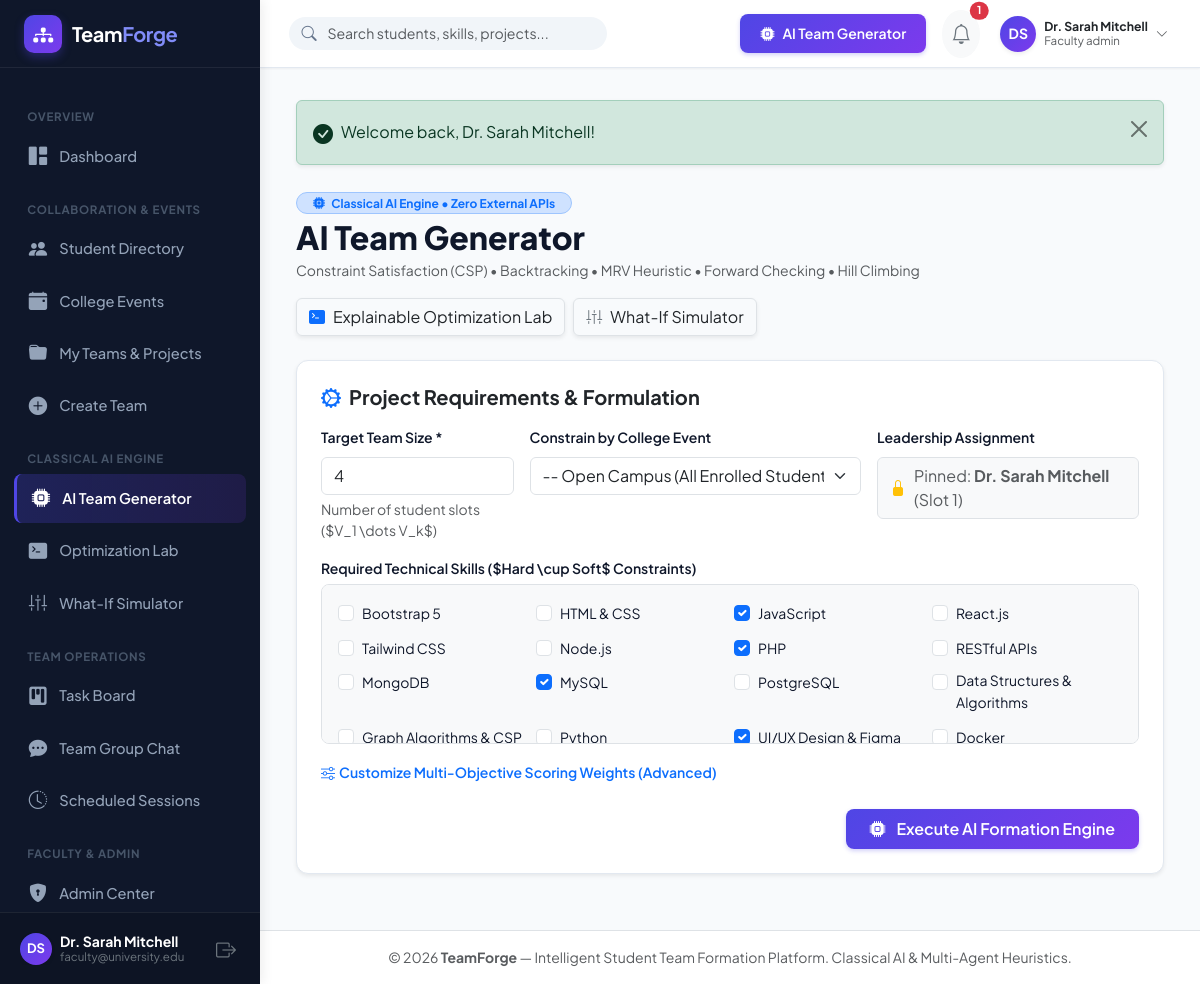
The page /ai/generator.php (signed in) on the database its author committed.
### tables this page shows
CREATE TABLE `users` (
  `id` INT UNSIGNED AUTO_INCREMENT PRIMARY KEY,
  `full_name` VARCHAR(120) NOT NULL,
  `email` VARCHAR(150) NOT NULL UNIQUE,
  `password_hash` VARCHAR(255) NOT NULL,
  `role` ENUM('student', 'team_leader', 'faculty_admin') NOT NULL DEFAULT 'student',
  `avatar_url` VARCHAR(255) DEFAULT NULL,
  `student_id_number` VARCHAR(50) DEFAULT NULL,
  `department` VARCHAR(100) DEFAULT 'Computer Science & Engineering',
  `degree` VARCHAR(50) DEFAULT 'B.Tech / B.E.',
  `academic_year` ENUM('1st Year', '2nd Year', '3rd Year', '4th Year', 'Postgraduate') DEFAULT '3rd Year',
  `availability_status` ENUM('available', 'busy', 'in_team') DEFAULT 'available',
  `preferred_team_size` TINYINT UNSIGNED DEFAULT 4,
  `bio` TEXT DEFAULT NULL,
  `portfolio_url` VARCHAR(255) DEFAULT NULL,
  `github_url` VARCHAR(255) DEFAULT NULL,
  `is_verified` TINYINT(1) DEFAULT 0,
  `created_at` TIMESTAMP DEFAULT CURRENT_TIMESTAMP,
  `updated_at` TIMESTAMP DEFAULT CURRENT_TIMESTAMP ON UPDATE CURRENT_TIMESTAMP,
  INDEX `idx_users_role` (`role`),
  INDEX `idx_users_dept_year` (`department`, `academic_year`),
  INDEX `idx_users_availability` (`availability_status`)
);

CREATE TABLE `skills` (
  `id` INT UNSIGNED AUTO_INCREMENT PRIMARY KEY,
  `name` VARCHAR(80) NOT NULL UNIQUE,
  `category` ENUM('frontend', 'backend', 'database', 'ai_algo', 'ui_ux', 'devops', 'mobile', 'testing', 'general') DEFAULT 'general',
  INDEX `idx_skills_category` (`category`)
);

### includes/auth.php (called while the page is built, shortened)
<?php
require_once __DIR__ . '/helpers.php';
function currentUser(): ?array {
    static $cachedUser = null;
    if ($cachedUser !== null) {
        return $cachedUser;
    }
    $db = getDB();
    $stmt = $db->prepare("SELECT * FROM users WHERE id = ? LIMIT 1");
    $stmt->execute([$_SESSION['user_id']]);
    $user = $stmt->fetch();
    $cachedUser = $user;
    return $cachedUser;
}
function getUnreadNotificationCount(int $userId): int {
    $db = getDB();
    $stmt = $db->prepare("SELECT COUNT(*) FROM notifications WHERE user_id = ? AND is_read = 0");
    $stmt->execute([$userId]);
    return (int)$stmt->fetchColumn();
}

### ai/generator.php (the view, shortened to what this page needs)
<?php
require_once __DIR__ . '/../includes/helpers.php';
require_once __DIR__ . '/../includes/auth.php';
$currentUser = currentUser();
$db = getDB();
$teamId = (int)($_GET['team_id'] ?? 0);
$team = null;
$skillsCatalog = $db->query("SELECT id, name, category FROM skills ORDER BY category, name ASC")->fetchAll();
$targetSize = $team ? (int)$team['required_team_size'] : 4;
$selectedSkillIds = [];
if ($team) {
    $tsStmt = $db->prepare("SELECT skill_id FROM team_skills WHERE team_id = ?");
    $tsStmt->execute([$teamId]);
    $selectedSkillIds = $tsStmt->fetchAll(PDO::FETCH_COLUMN);
} else {
    $selectedSkillIds = [1, 2, 3, 11];
}
include __DIR__ . '/../includes/header.php';
?>
<div class="container-fluid px-0">
    <div class="d-flex flex-wrap align-items-center justify-content-between gap-3 mb-4">
        <div>
            <div class="badge bg-primary-subtle text-primary border border-primary-subtle px-3 py-1 rounded-pill fw-bold mb-1">
                <i class="bi bi-cpu-fill me-1"></i> Classical AI Engine &bull; Zero External APIs
            </div>
            <h2 class="fw-extrabold text-navy mb-1" style="font-weight: 800;">AI Team Generator</h2>
            <p class="text-muted small mb-0">Constraint Satisfaction (CSP) &bull; Backtracking &bull; MRV Heuristic &bull; Forward Checking &bull; Hill Climbing</p>
        </div>
        <div class="d-flex gap-2">
            <a href="<?= BASE_URL ?>/ai/optimization_lab.php" class="btn btn-white border shadow-sm text-dark d-inline-flex align-items-center gap-2">
                <i class="bi bi-terminal-fill text-primary"></i>
                <span>Explainable Optimization Lab</span>
            </a>
            <a href="<?= BASE_URL ?>/ai/simulator.php" class="btn btn-white border shadow-sm text-dark d-inline-flex align-items-center gap-2">
                <i class="bi bi-sliders2-vertical text-secondary"></i>
                <span>What-If Simulator</span>
            </a>
        </div>
    </div>
    <div class="card-tf p-4 mb-4 bg-white shadow-sm">
        <h5 class="fw-bold text-dark mb-3"><i class="bi bi-gear-wide-connected me-2 text-primary"></i>Project Requirements & Formulation</h5>
        <form method="POST" action="<?= BASE_URL ?>/ai/generator.php<?= $teamId > 0 ? '?team_id='.$teamId : '' ?>">
            <div class="row g-3 mb-3">
                <div class="col-md-3">
                    <label class="form-label small fw-semibold">Target Team Size *</label>
                    <input type="number" class="form-control" name="target_size" value="<?= $targetSize ?>" min="2" max="8" required>
                    <div class="form-text small">Number of student slots ($V_1 \dots V_k$)</div>
                </div>
                <div class="col-md-5">
                    <label class="form-label small fw-semibold">Constrain by College Event</label>
                    <select class="form-select" name="event_id">
                        <option value="0">-- Open Campus (All Enrolled Students) --</option>
                    </select>
                </div>
                <div class="col-md-4">
                    <label class="form-label small fw-semibold">Leadership Assignment</label>
                    <div class="form-control bg-light d-flex align-items-center gap-2 small text-muted">
                        <i class="bi bi-lock-fill text-warning"></i>
                        <span>Pinned: <strong><?= e($currentUser['full_name']) ?></strong> (Slot 1)</span>
                    </div>
                </div>
            </div>
            <div class="mb-3">
                <label class="form-label small fw-semibold d-block mb-1">Required Technical Skills ($Hard \cup Soft$ Constraints)</label>
                <div class="p-3 border rounded-3 bg-light" style="max-height: 160px; overflow-y: auto;">
                    <div class="row g-2">
                        <?php foreach ($skillsCatalog as $sk):
                            $isChecked = in_array((int)$sk['id'], $selectedSkillIds, true);
                        ?>
                            <div class="col-sm-6 col-md-3">
                                <div class="form-check">
                                    <input class="form-check-input" type="checkbox" name="skills[]" value="<?= $sk['id'] ?>" id="gen_sk_<?= $sk['id'] ?>" <?= $isChecked ? 'checked' : '' ?>>
                                    <label class="form-check-label small" for="gen_sk_<?= $sk['id'] ?>">
                                        <?= e($sk['name']) ?>
                                    </label>
                                </div>
                            </div>
                        <?php endforeach; ?>
                    </div>
                </div>
            </div>
            <div class="mb-4">
                <a class="text-decoration-none small fw-semibold text-primary d-inline-flex align-items-center gap-1" data-bs-toggle="collapse" href="#weightConfig">
                    <i class="bi bi-sliders"></i> Customize Multi-Objective Scoring Weights (Advanced)
                </a>
            </div>
            <div class="d-flex justify-content-end">
                <button type="submit" class="btn btn-tf-primary px-4 py-2 fs-6">
                    <i class="bi bi-cpu-fill me-2"></i> Execute AI Formation Engine
                </button>
            </div>
        </form>
    </div>
</div>
<?php include __DIR__ . '/../includes/footer.php'; ?>

### includes/sidebar.php (shortened to what this page needs)
<?php
$currentUser = currentUser();
$currentScript = basename($_SERVER['PHP_SELF']);
$currentDir = basename(dirname($_SERVER['PHP_SELF']));
function isActiveLink(string $targetScript, ?string $targetDir = null): string {
    global $currentScript, $currentDir;
    if ($targetDir !== null && $currentDir === $targetDir && $currentScript === $targetScript) {
        return 'active';
    }
    return '';
}
?>
<aside class="app-sidebar">
    <div class="sidebar-header">
        <a href="<?= BASE_URL ?>/dashboard.php" class="sidebar-brand">
            <div class="brand-icon">
                <i class="bi bi-diagram-3-fill"></i>
            </div>
            <div>
                <span>Team<span style="color:#818cf8;">Forge</span></span>
            </div>
        </a>
    </div>
    <div class="sidebar-menu">
        <div class="menu-category">Overview</div>
        <a href="<?= BASE_URL ?>/dashboard.php" class="nav-link-custom <?= isActiveLink('dashboard.php') ?>">
            <i class="bi bi-grid-1x2-fill"></i>
            <span>Dashboard</span>
        </a>
        <div class="menu-category">Collaboration & Events</div>
        <a href="<?= BASE_URL ?>/students/index.php" class="nav-link-custom <?= isActiveLink('index.php', 'students') ?>">
            <i class="bi bi-people-fill"></i>
            <span>Student Directory</span>
        </a>
        <a href="<?= BASE_URL ?>/events/index.php" class="nav-link-custom <?= isActiveLink('index.php', 'events') ?>">
            <i class="bi bi-calendar-event-fill"></i>
            <span>College Events</span>
        </a>
        <a href="<?= BASE_URL ?>/teams/my_teams.php" class="nav-link-custom <?= isActiveLink('my_teams.php', 'teams') ?>">
            <i class="bi bi-folder-fill"></i>
            <span>My Teams & Projects</span>
        </a>
        <a href="<?= BASE_URL ?>/teams/create.php" class="nav-link-custom <?= isActiveLink('create.php', 'teams') ?>">
            <i class="bi bi-plus-circle-fill"></i>
            <span>Create Team</span>
        </a>
        <div class="menu-category">Classical AI Engine</div>
        <a href="<?= BASE_URL ?>/ai/generator.php" class="nav-link-custom <?= isActiveLink('generator.php', 'ai') ?>">
            <i class="bi bi-cpu-fill"></i>
            <span>AI Team Generator</span>
        </a>
        <a href="<?= BASE_URL ?>/ai/optimization_lab.php" class="nav-link-custom <?= isActiveLink('optimization_lab.php', 'ai') ?>">
            <i class="bi bi-terminal-fill"></i>
            <span>Optimization Lab</span>
        </a>
        <a href="<?= BASE_URL ?>/ai/simulator.php" class="nav-link-custom <?= isActiveLink('simulator.php', 'ai') ?>">
            <i class="bi bi-sliders2-vertical"></i>
            <span>What-If Simulator</span>
        </a>
        <div class="menu-category">Team Operations</div>
        <a href="<?= BASE_URL ?>/tasks/index.php" class="nav-link-custom <?= isActiveLink('index.php', 'tasks') ?>">
            <i class="bi bi-kanban-fill"></i>
            <span>Task Board</span>
        </a>
        <a href="<?= BASE_URL ?>/chat/index.php" class="nav-link-custom <?= isActiveLink('index.php', 'chat') ?>">
            <i class="bi bi-chat-dots-fill"></i>
            <span>Team Group Chat</span>
        </a>
        <a href="<?= BASE_URL ?>/sessions/index.php" class="nav-link-custom <?= isActiveLink('index.php', 'sessions') ?>">
            <i class="bi bi-clock-history"></i>
            <span>Scheduled Sessions</span>
        </a>
        <?php if ($currentUser && $currentUser['role'] === ROLE_FACULTY_ADMIN): ?>
        <div class="menu-category">Faculty & Admin</div>
        <a href="<?= BASE_URL ?>/admin/index.php" class="nav-link-custom <?= isActiveLink('index.php', 'admin') ?>">
            <i class="bi bi-shield-lock-fill"></i>
            <span>Admin Center</span>
        </a>
        <?php endif; ?>
    </div>
    <div class="sidebar-footer">
        <div class="d-flex align-items-center justify-content-between">
            <div class="d-flex align-items-center gap-2 overflow-hidden">
                <?= getAvatar($currentUser, 32) ?>
                <div class="text-truncate" style="line-height:1.2;">
                    <div class="text-white small fw-bold text-truncate"><?= e($currentUser['full_name']) ?></div>
                    <div class="text-secondary text-truncate" style="font-size:0.72rem;"><?= e($currentUser['email']) ?></div>
                </div>
            </div>
            <a href="<?= BASE_URL ?>/logout.php" class="text-secondary hover-white p-1" title="Sign Out">
                <i class="bi bi-box-arrow-right fs-5"></i>
            </a>
        </div>
    </div>
</aside>

### includes/navbar.php (shortened to what this page needs)
<?php
$currentUser = currentUser();
$unreadCount = $currentUser ? getUnreadNotificationCount($currentUser['id']) : 0;
?>
<header class="app-topbar">
    <div class="d-flex align-items-center gap-3">
        <div class="topbar-search d-none d-md-block">
            <i class="bi bi-search search-icon"></i>
            <form action="<?= BASE_URL ?>/students/index.php" method="GET">
                <input type="text" name="q" class="form-control" placeholder="Search students, skills, projects...">
            </form>
        </div>
    </div>
    <div class="d-flex align-items-center gap-3">
        <a href="<?= BASE_URL ?>/ai/generator.php" class="btn btn-sm btn-tf-primary d-none d-sm-inline-flex align-items-center gap-2">
            <i class="bi bi-cpu-fill"></i>
            <span>AI Team Generator</span>
        </a>
        <div class="dropdown">
            <button class="btn btn-sm btn-light position-relative p-2 rounded-circle" type="button" data-bs-toggle="dropdown" aria-expanded="false" title="Notifications">
                <i class="bi bi-bell fs-5 text-secondary"></i>
                <?php if ($unreadCount > 0): ?>
                    <span class="position-absolute top-0 start-100 translate-middle badge rounded-pill bg-danger" style="font-size:0.68rem;">
                        <?= $unreadCount ?>
                    </span>
                <?php endif; ?>
            </button>
        </div>
        <div class="dropdown">
            <button class="btn btn-sm p-1 d-flex align-items-center gap-2 border-0 bg-transparent" type="button" data-bs-toggle="dropdown" aria-expanded="false">
                <?= getAvatar($currentUser, 36) ?>
                <div class="text-start d-none d-md-block" style="line-height: 1.2;">
                    <div class="fw-bold small text-dark"><?= e($currentUser['full_name']) ?></div>
                    <div class="text-muted" style="font-size: 0.72rem;"><?= ucfirst(str_replace('_', ' ', $currentUser['role'])) ?></div>
                </div>
                <i class="bi bi-chevron-down text-muted small d-none d-md-inline"></i>
            </button>
        </div>
    </div>
</header>

### rows shown on the page
users: full_name "Dr. Sarah Mitchell", email "faculty@university.edu", id "1", role "Faculty admin"
skills: name "Bootstrap 5"
skills: name "HTML & CSS"
skills: id "☑", name "JavaScript"
skills: name "React.js"
skills: name "Tailwind CSS"
skills: name "Node.js"
skills: id "☑", name "PHP"
skills: name "RESTful APIs"
skills: name "MongoDB"
skills: id "☑", name "MySQL"
skills: name "PostgreSQL"
skills: name "Data Structures & Algorithms"
skills: name "Graph Algorithms & CSP"
skills: name "Python"
skills: id "☑", name "UI/UX Design & Figma"
skills: name "Docker"

### other values the page prints
$initials "DS DS"
$f['message'] "Welcome back, Dr. Sarah Mitchell!"
APP_NAME "TeamForge"
